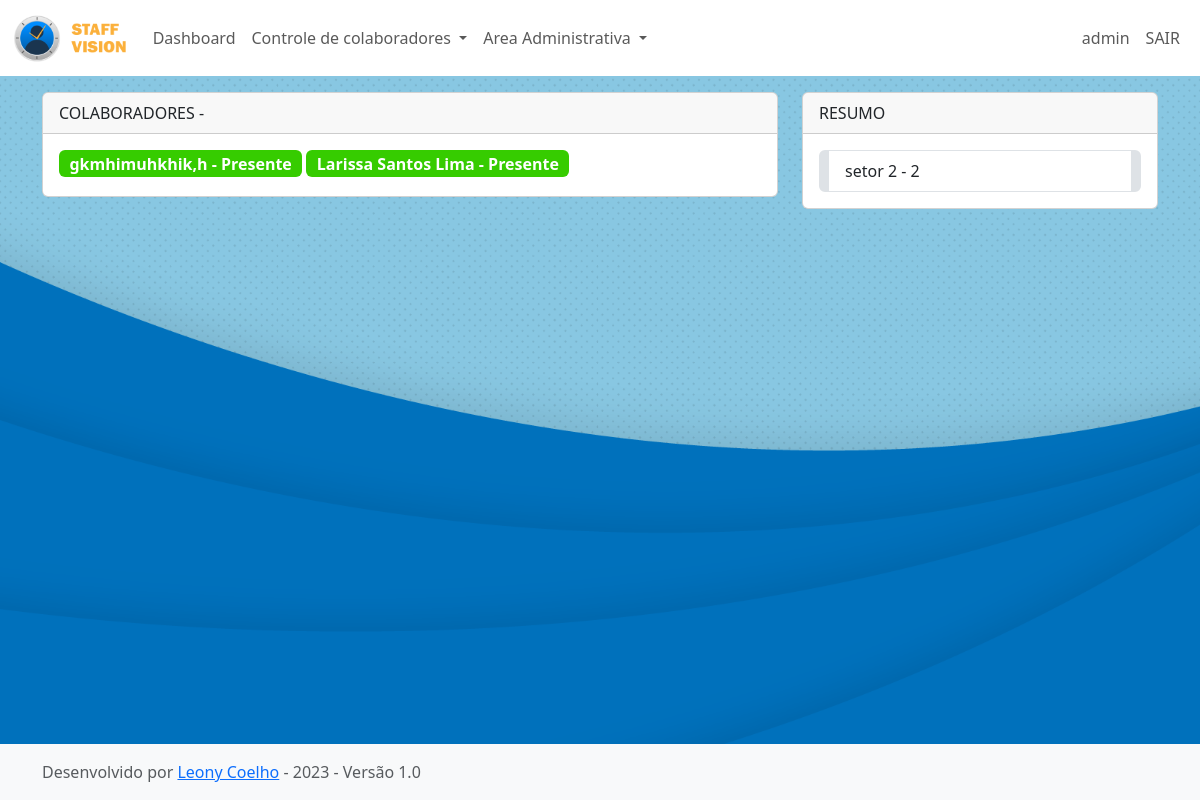
The page /view_by_status/1/ (signed in) on the database as committed earlier.
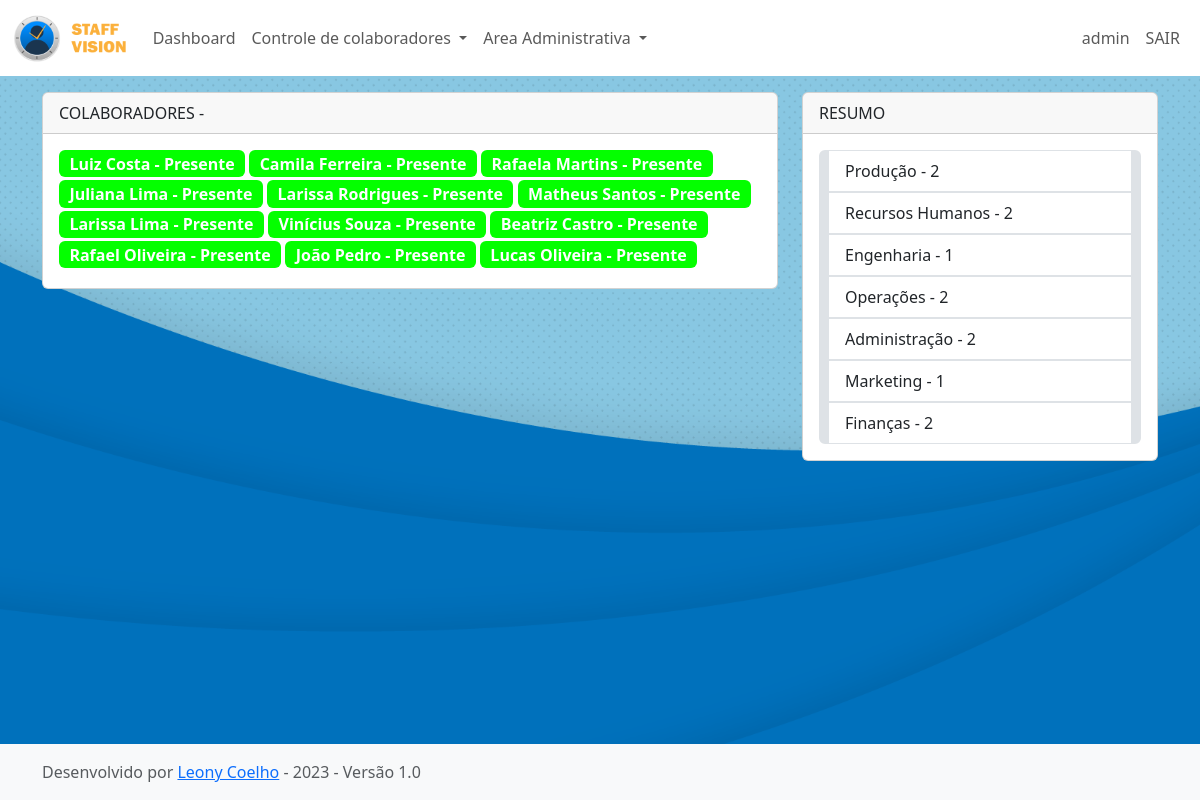
The same page on the database as committed later.
### app_staff_vision/models.py (models this page shows, shortened)
class Worker(models.Model):
    id_worker = models.AutoField(primary_key=True)
    number_w = models.IntegerField(default=0, null=True)
    name_w = models.CharField(max_length=124, null=True)
    position_w =  models.ManyToManyField(Position)
    establishment_w =  models.ManyToManyField(Establishment)
    shift_w =  models.ManyToManyField(Shift)
    sector_w = models.ManyToManyField(Sector)
    subSector_w = models.ManyToManyField(Sub_Sector)
    status_w =  models.ManyToManyField(Status, default="")
    observation_w = models.CharField(max_length=124, default="")

class Status(models.Model):
    status_name= models.CharField(max_length=50)
    status_color= models.CharField(max_length=50, default="#a5a5a5")

class Sector(models.Model):
    sector_name = models.CharField(max_length=50)

### app_staff_vision/views.py (the view)
# urls.py: path('view_by_status/<int:id>/', views.view_by_status, name='view_by_status'),
@login_required(login_url="/login/")
def view_by_status(request, id):
    globalsettings = Global_Settings.objects.all().latest('id')
    selected_status = get_object_or_404(Status, id=id)
    status_workers = Worker.objects.filter(status_w=selected_status)
    sector_counts = {}
    for worker in status_workers:
        for sector in worker.sector_w.all():
            sector_name = sector.sector_name
            if sector_name not in sector_counts:
                sector_counts[sector_name] = {
                    'count': 1,
                    'sector_obj': sector,  # Adicione o objeto sector aqui
                }
            else:
                sector_counts[sector_name]['count'] += 1
    context = {
        'globalsettings':globalsettings,
        'selected_status':selected_status,
        'status_workers':status_workers,
        'sector_counts': sector_counts,
    }
    return render(request, 'view_by_status.html', context)

### app_staff_vision/templates/view_by_status.html (shortened to what this page needs)
{% extends 'base.html' %}
{% block conteudo %}
<div class="container">
    <div class="row">
        <div class="col-8">
            <div class="card custom-card mb-3">
                <div class="card-header d-flex justify-content-between align-items-center">
                COLABORADORES - {{ selected_sector.sector_name }}
                </div>
                <div class="card-body">
                    {% for worker in status_workers %}
                        <span class="badge" style="background-color: {% if worker.status_w.all %}{{ worker.status_w.first.status_color }}{% endif %}; font-size:16px; margin-bottom:0.2rem" data-bs-toggle="modal" data-bs-target="#workerModal{{ worker.id_worker }}">
                            {{ worker.name_w }}
                                {% if worker.status_w.all %} - {{ worker.status_w.first.status_name }}{% endif %}
                        </span>
                        {% empty %}
                            <h6>
                                Nenhum colaborador encontrado com este {{globalsettings.status_title}}.
                            </h6>
                        {% endfor %}
                </div>
            </div>
        </div>
        <div class="col-4">
            <div class="card custom-card mb-3">
                <div class="card-header d-flex justify-content-between align-items-center">
                    Resumo
                </div>
                <div class="card-body">
                    <ul class="list-group">
                        {% for sector_name, sector_info in sector_counts.items %}
                        <li class="list-group-item" style="border-color:{{ status_info.status_obj.status_color }}; border-width:1px 10px; margin-bottom: 0px;">
                            {{ sector_name }} - {{ sector_info.count }}
                        </li>
                    {% empty %}
                        <li class="list-group-item">Nenhum {{globalsettings.status_title}} atribuído.</li>
                    {% endfor %}
                    </ul>
                </div>
            </div>
        </div>
    </div>
</div>
{% endblock %}

Rows that differ between the two databases and show on the page:
no longer on this page (row edited): Worker: name_w "gkmhimuhkhik,h", status_w.first.status_name "Presente"
no longer on this page (row edited): Worker: name_w "Larissa Santos Lima", status_w.first.status_name "Presente"
now on this page (row edited): Worker: name_w "Luiz Costa", status_w.first.status_name "Presente"
now on this page (row edited): Worker: name_w "Camila Ferreira", status_w.first.status_name "Presente"
now on this page (row edited): Worker: name_w "Rafaela Martins", status_w.first.status_name "Presente"
now on this page (row edited): Worker: name_w "Juliana Lima", status_w.first.status_name "Presente"
now on this page (row edited): Worker: name_w "Larissa Rodrigues", status_w.first.status_name "Presente"
now on this page (row edited): Worker: name_w "Matheus Santos", status_w.first.status_name "Presente"
now on this page (row edited): Worker: name_w "Larissa Lima", status_w.first.status_name "Presente"
now on this page (row edited): Worker: name_w "Vinícius Souza", status_w.first.status_name "Presente"
now on this page (row edited): Worker: name_w "Beatriz Castro", status_w.first.status_name "Presente"
now on this page (row edited): Worker: name_w "Rafael Oliveira", status_w.first.status_name "Presente"
now on this page (row edited): Worker: name_w "João Pedro", status_w.first.status_name "Presente"
now on this page (row edited): Worker: name_w "Lucas Oliveira", status_w.first.status_name "Presente"
added Sector: sector_name "Produção", count "2"
added Sector: sector_name "Recursos Humanos", count "2"
added Sector: sector_name "Engenharia", count "1"
added Sector: sector_name "Operações", count "2"
added Sector: sector_name "Administração", count "2"
changed Sector: sector_name "setor 2" → "Marketing"; count "2" → "1"
added Sector: sector_name "Finanças", count "2"
